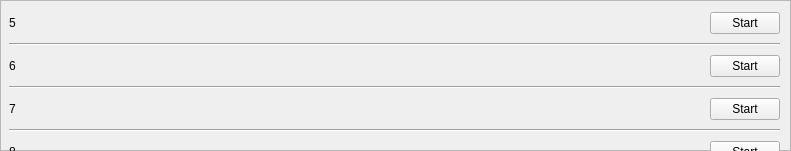
     <widget class="QFrame" name="frame">
      <property name="geometry">
       <rect>
        <x>10</x>
        <y>200</y>
        <width>791</width>
        <height>151</height>
       </rect>
      </property>
      <property name="frameShape">
       <enum>QFrame::StyledPanel</enum>
      </property>
      <property name="frameShadow">
       <enum>QFrame::Raised</enum>
      </property>
      <widget class="QWidget" name="verticalLayoutWidget_2">
       <property name="geometry">
        <rect>
         <x>9</x>
         <y>9</y>
         <width>771</width>
         <height>163</height>
        </rect>
       </property>
       <layout class="QVBoxLayout" name="radioStatusVLayout_2">
        <item>
         <layout class="QHBoxLayout" name="horizontalLayout_8">
          <item>
           <widget class="QLabel" name="label_119">
            <property name="sizePolicy">
             <sizepolicy hsizetype="Fixed" vsizetype="Preferred">
              <horstretch>0</horstretch>
              <verstretch>0</verstretch>
             </sizepolicy>
            </property>
            <property name="minimumSize">
             <size>
              <width>40</width>
              <height>0</height>
             </size>
            </property>
            <property name="maximumSize">
             <size>
              <width>40</width>
              <height>16777215</height>
             </size>
            </property>
            <property name="text">
             <string>5</string>
            </property>
           </widget>
          </item>
          <item>
           <widget class="QLabel" name="radioNameLabel_5">
            <property name="text">
             <string/>
            </property>
           </widget>
          </item>
          <item>
           <widget class="QLabel" name="radioFreqLabel_5">
            <property name="sizePolicy">
             <sizepolicy hsizetype="Fixed" vsizetype="Preferred">
              <horstretch>0</horstretch>
              <verstretch>0</verstretch>
             </sizepolicy>
            </property>
            <property name="minimumSize">
             <size>
              <width>100</width>
              <height>0</height>
             </size>
            </property>
            <property name="maximumSize">
             <size>
              <width>100</width>
              <height>16777215</height>
             </size>
            </property>
            <property name="text">
             <string/>
            </property>
            <property name="alignment">
             <set>Qt::AlignRight|Qt::AlignTrailing|Qt::AlignVCenter</set>
            </property>
           </widget>
          </item>
          <item>
           <widget class="QLabel" name="radioBandLabel_5">
            <property name="sizePolicy">
             <sizepolicy hsizetype="Fixed" vsizetype="Preferred">
              <horstretch>0</horstretch>
              <verstretch>0</verstretch>
             </sizepolicy>
            </property>
            <property name="minimumSize">
             <size>
              <width>80</width>
              <height>0</height>
             </size>
            </property>
            <property name="maximumSize">
             <size>
              <width>80</width>
              <height>16777215</height>
             </size>
            </property>
            <property name="text">
             <string/>
            </property>
            <property name="alignment">
             <set>Qt::AlignRight|Qt::AlignTrailing|Qt::AlignVCenter</set>
            </property>
           </widget>
          </item>
          <item>
           <widget class="QLabel" name="radioPttLabel_5">
            <property name="sizePolicy">
             <sizepolicy hsizetype="Fixed" vsizetype="Preferred">
              <horstretch>0</horstretch>
              <verstretch>0</verstretch>
             </sizepolicy>
            </property>
            <property name="minimumSize">
             <size>
              <width>40</width>
              <height>0</height>
             </size>
            </property>
            <property name="maximumSize">
             <size>
              <width>40</width>
              <height>16777215</height>
             </size>
            </property>
            <property name="text">
             <string/>
            </property>
            <property name="alignment">
             <set>Qt::AlignCenter</set>
            </property>
           </widget>
          </item>
          <item>
           <widget class="QLabel" name="radioGroupLabel_5">
            <property name="sizePolicy">
             <sizepolicy hsizetype="Fixed" vsizetype="Preferred">
              <horstretch>0</horstretch>
              <verstretch>0</verstretch>
             </sizepolicy>
            </property>
            <property name="minimumSize">
             <size>
              <width>100</width>
              <height>0</height>
             </size>
            </property>
            <property name="maximumSize">
             <size>
              <width>100</width>
              <height>16777215</height>
             </size>
            </property>
            <property name="text">
             <string/>
            </property>
           </widget>
          </item>
          <item>
           <widget class="QLabel" name="radioAntennaLabel_5">
            <property name="sizePolicy">
             <sizepolicy hsizetype="Fixed" vsizetype="Preferred">
              <horstretch>0</horstretch>
              <verstretch>0</verstretch>
             </sizepolicy>
            </property>
            <property name="minimumSize">
             <size>
              <width>100</width>
              <height>0</height>
             </size>
            </property>
            <property name="maximumSize">
             <size>
              <width>100</width>
              <height>16777215</height>
             </size>
            </property>
            <property name="text">
             <string/>
            </property>
           </widget>
          </item>
          <item>
           <widget class="QLabel" name="clientsLabel_5">
            <property name="minimumSize">
             <size>
              <width>70</width>
              <height>0</height>
             </size>
            </property>
            <property name="maximumSize">
             <size>
              <width>70</width>
              <height>16777215</height>
             </size>
            </property>
            <property name="text">
             <string/>
            </property>
            <property name="alignment">
             <set>Qt::AlignCenter</set>
            </property>
           </widget>
          </item>
          <item>
           <widget class="QPushButton" name="radioCatButton_5">
            <property name="sizePolicy">
             <sizepolicy hsizetype="Fixed" vsizetype="Fixed">
              <horstretch>0</horstretch>
              <verstretch>0</verstretch>
             </sizepolicy>
            </property>
            <property name="minimumSize">
             <size>
              <width>70</width>
              <height>0</height>
             </size>
            </property>
            <property name="maximumSize">
             <size>
              <width>70</width>
              <height>16777215</height>
             </size>
            </property>
            <property name="text">
             <string>Start</string>
            </property>
           </widget>
          </item>
         </layout>
        </item>
        <item>
         <widget class="Line" name="line_5">
          <property name="orientation">
           <enum>Qt::Horizontal</enum>
          </property>
         </widget>
        </item>
        <item>
         <layout class="QHBoxLayout" name="horizontalLayout_7">
          <item>
           <widget class="QLabel" name="label_139">
            <property name="sizePolicy">
             <sizepolicy hsizetype="Fixed" vsizetype="Preferred">
              <horstretch>0</horstretch>
              <verstretch>0</verstretch>
             </sizepolicy>
            </property>
            <property name="minimumSize">
             <size>
              <width>40</width>
              <height>0</height>
             </size>
            </property>
            <property name="maximumSize">
             <size>
              <width>40</width>
              <height>16777215</height>
             </size>
            </property>
            <property name="text">
             <string>6</string>
            </property>
           </widget>
          </item>
          <item>
           <widget class="QLabel" name="radioNameLabel_6">
            <property name="text">
             <string/>
            </property>
           </widget>
          </item>
          <item>
           <widget class="QLabel" name="radioFreqLabel_6">
            <property name="sizePolicy">
             <sizepolicy hsizetype="Fixed" vsizetype="Preferred">
              <horstretch>0</horstretch>
              <verstretch>0</verstretch>
             </sizepolicy>
            </property>
            <property name="minimumSize">
             <size>
              <width>100</width>
              <height>0</height>
             </size>
            </property>
            <property name="maximumSize">
             <size>
              <width>100</width>
              <height>16777215</height>
             </size>
            </property>
            <property name="text">
             <string/>
            </property>
            <property name="alignment">
             <set>Qt::AlignRight|Qt::AlignTrailing|Qt::AlignVCenter</set>
            </property>
           </widget>
          </item>
          <item>
           <widget class="QLabel" name="radioBandLabel_6">
            <property name="sizePolicy">
             <sizepolicy hsizetype="Fixed" vsizetype="Preferred">
              <horstretch>0</horstretch>
              <verstretch>0</verstretch>
             </sizepolicy>
            </property>
            <property name="minimumSize">
             <size>
              <width>80</width>
              <height>0</height>
             </size>
            </property>
            <property name="maximumSize">
             <size>
              <width>80</width>
              <height>16777215</height>
             </size>
            </property>
            <property name="text">
             <string/>
            </property>
            <property name="alignment">
             <set>Qt::AlignRight|Qt::AlignTrailing|Qt::AlignVCenter</set>
            </property>
           </widget>
          </item>
          <item>
           <widget class="QLabel" name="radioPttLabel_6">
            <property name="sizePolicy">
             <sizepolicy hsizetype="Fixed" vsizetype="Preferred">
              <horstretch>0</horstretch>
              <verstretch>0</verstretch>
             </sizepolicy>
            </property>
            <property name="minimumSize">
             <size>
              <width>40</width>
              <height>0</height>
             </size>
            </property>
            <property name="maximumSize">
             <size>
              <width>40</width>
              <height>16777215</height>
             </size>
            </property>
            <property name="text">
             <string/>
            </property>
            <property name="alignment">
             <set>Qt::AlignCenter</set>
            </property>
           </widget>
          </item>
          <item>
           <widget class="QLabel" name="radioGroupLabel_6">
            <property name="sizePolicy">
             <sizepolicy hsizetype="Fixed" vsizetype="Preferred">
              <horstretch>0</horstretch>
              <verstretch>0</verstretch>
             </sizepolicy>
            </property>
            <property name="minimumSize">
             <size>
              <width>100</width>
              <height>0</height>
             </size>
            </property>
            <property name="maximumSize">
             <size>
              <width>100</width>
              <height>16777215</height>
             </size>
            </property>
            <property name="text">
             <string/>
            </property>
           </widget>
          </item>
          <item>
           <widget class="QLabel" name="radioAntennaLabel_6">
            <property name="sizePolicy">
             <sizepolicy hsizetype="Fixed" vsizetype="Preferred">
              <horstretch>0</horstretch>
              <verstretch>0</verstretch>
             </sizepolicy>
            </property>
            <property name="minimumSize">
             <size>
              <width>100</width>
              <height>0</height>
             </size>
            </property>
            <property name="maximumSize">
             <size>
              <width>100</width>
              <height>16777215</height>
             </size>
            </property>
            <property name="text">
             <string/>
            </property>
           </widget>
          </item>
          <item>
           <widget class="QLabel" name="clientsLabel_6">
            <property name="minimumSize">
             <size>
              <width>70</width>
              <height>0</height>
             </size>
            </property>
            <property name="maximumSize">
             <size>
              <width>70</width>
              <height>16777215</height>
             </size>
            </property>
            <property name="text">
             <string/>
            </property>
            <property name="alignment">
             <set>Qt::AlignCenter</set>
            </property>
           </widget>
          </item>
          <item>
           <widget class="QPushButton" name="radioCatButton_6">
            <property name="sizePolicy">
             <sizepolicy hsizetype="Fixed" vsizetype="Fixed">
              <horstretch>0</horstretch>
              <verstretch>0</verstretch>
             </sizepolicy>
            </property>
            <property name="minimumSize">
             <size>
              <width>70</width>
              <height>0</height>
             </size>
            </property>
            <property name="maximumSize">
             <size>
              <width>70</width>
              <height>16777215</height>
             </size>
            </property>
            <property name="text">
             <string>Start</string>
            </property>
           </widget>
          </item>
         </layout>
        </item>
        <item>
         <widget class="Line" name="line_6">
          <property name="orientation">
           <enum>Qt::Horizontal</enum>
          </property>
         </widget>
        </item>
        <item>
         <layout class="QHBoxLayout" name="horizontalLayout_9">
          <item>
           <widget class="QLabel" name="label_159">
            <property name="sizePolicy">
             <sizepolicy hsizetype="Fixed" vsizetype="Preferred">
              <horstretch>0</horstretch>
              <verstretch>0</verstretch>
             </sizepolicy>
            </property>
            <property name="minimumSize">
             <size>
              <width>40</width>
              <height>0</height>
             </size>
            </property>
            <property name="maximumSize">
             <size>
              <width>40</width>
              <height>16777215</height>
             </size>
            </property>
            <property name="text">
             <string>7</string>
            </property>
           </widget>
          </item>
          <item>
           <widget class="QLabel" name="radioNameLabel_7">
            <property name="text">
             <string/>
            </property>
           </widget>
          </item>
          <item>
           <widget class="QLabel" name="radioFreqLabel_7">
            <property name="sizePolicy">
             <sizepolicy hsizetype="Fixed" vsizetype="Preferred">
              <horstretch>0</horstretch>
              <verstretch>0</verstretch>
             </sizepolicy>
            </property>
            <property name="minimumSize">
             <size>
              <width>100</width>
              <height>0</height>
             </size>
            </property>
            <property name="maximumSize">
             <size>
              <width>100</width>
              <height>16777215</height>
             </size>
            </property>
            <property name="text">
             <string/>
            </property>
            <property name="alignment">
             <set>Qt::AlignRight|Qt::AlignTrailing|Qt::AlignVCenter</set>
            </property>
           </widget>
          </item>
          <item>
           <widget class="QLabel" name="radioBandLabel_7">
            <property name="sizePolicy">
             <sizepolicy hsizetype="Fixed" vsizetype="Preferred">
              <horstretch>0</horstretch>
              <verstretch>0</verstretch>
             </sizepolicy>
            </property>
            <property name="minimumSize">
             <size>
              <width>80</width>
              <height>0</height>
             </size>
            </property>
            <property name="maximumSize">
             <size>
              <width>80</width>
              <height>16777215</height>
             </size>
            </property>
            <property name="text">
             <string/>
            </property>
            <property name="alignment">
             <set>Qt::AlignRight|Qt::AlignTrailing|Qt::AlignVCenter</set>
            </property>
           </widget>
          </item>
          <item>
           <widget class="QLabel" name="radioPttLabel_7">
            <property name="sizePolicy">
             <sizepolicy hsizetype="Fixed" vsizetype="Preferred">
              <horstretch>0</horstretch>
              <verstretch>0</verstretch>
             </sizepolicy>
            </property>
            <property name="minimumSize">
             <size>
              <width>40</width>
              <height>0</height>
             </size>
            </property>
            <property name="maximumSize">
             <size>
              <width>40</width>
              <height>16777215</height>
             </size>
            </property>
            <property name="text">
             <string/>
            </property>
            <property name="alignment">
             <set>Qt::AlignCenter</set>
            </property>
           </widget>
          </item>
          <item>
           <widget class="QLabel" name="radioGroupLabel_7">
            <property name="sizePolicy">
             <sizepolicy hsizetype="Fixed" vsizetype="Preferred">
              <horstretch>0</horstretch>
              <verstretch>0</verstretch>
             </sizepolicy>
            </property>
            <property name="minimumSize">
             <size>
              <width>100</width>
              <height>0</height>
             </size>
            </property>
            <property name="maximumSize">
             <size>
              <width>100</width>
              <height>16777215</height>
             </size>
            </property>
            <property name="text">
             <string/>
            </property>
           </widget>
          </item>
          <item>
           <widget class="QLabel" name="radioAntennaLabel_7">
            <property name="sizePolicy">
             <sizepolicy hsizetype="Fixed" vsizetype="Preferred">
              <horstretch>0</horstretch>
              <verstretch>0</verstretch>
             </sizepolicy>
            </property>
            <property name="minimumSize">
             <size>
              <width>100</width>
              <height>0</height>
             </size>
            </property>
            <property name="maximumSize">
             <size>
              <width>100</width>
              <height>16777215</height>
             </size>
            </property>
            <property name="text">
             <string/>
            </property>
           </widget>
          </item>
          <item>
           <widget class="QLabel" name="clientsLabel_7">
            <property name="minimumSize">
             <size>
              <width>70</width>
              <height>0</height>
             </size>
            </property>
            <property name="maximumSize">
             <size>
              <width>70</width>
              <height>16777215</height>
             </size>
            </property>
            <property name="text">
             <string/>
            </property>
            <property name="alignment">
             <set>Qt::AlignCenter</set>
            </property>
           </widget>
          </item>
          <item>
           <widget class="QPushButton" name="radioCatButton_7">
            <property name="sizePolicy">
             <sizepolicy hsizetype="Fixed" vsizetype="Fixed">
              <horstretch>0</horstretch>
              <verstretch>0</verstretch>
             </sizepolicy>
            </property>
            <property name="minimumSize">
             <size>
              <width>70</width>
              <height>0</height>
             </size>
            </property>
            <property name="maximumSize">
             <size>
              <width>70</width>
              <height>16777215</height>
             </size>
            </property>
            <property name="text">
             <string>Start</string>
            </property>
           </widget>
          </item>
         </layout>
        </item>
        <item>
         <widget class="Line" name="line_7">
          <property name="orientation">
           <enum>Qt::Horizontal</enum>
          </property>
         </widget>
        </item>
        <item>
         <layout class="QHBoxLayout" name="horizontalLayout_6">
          <item>
           <widget class="QLabel" name="label_160">
            <property name="sizePolicy">
             <sizepolicy hsizetype="Fixed" vsizetype="Preferred">
              <horstretch>0</horstretch>
              <verstretch>0</verstretch>
             </sizepolicy>
            </property>
            <property name="minimumSize">
             <size>
              <width>40</width>
              <height>0</height>
             </size>
            </property>
            <property name="maximumSize">
             <size>
              <width>40</width>
              <height>16777215</height>
             </size>
            </property>
            <property name="text">
             <string>8</string>
            </property>
           </widget>
          </item>
          <item>
           <widget class="QLabel" name="radioNameLabel_8">
            <property name="text">
             <string/>
            </property>
           </widget>
          </item>
          <item>
           <widget class="QLabel" name="radioFreqLabel_8">
            <property name="sizePolicy">
             <sizepolicy hsizetype="Fixed" vsizetype="Preferred">
              <horstretch>0</horstretch>
              <verstretch>0</verstretch>
             </sizepolicy>
            </property>
            <property name="minimumSize">
             <size>
              <width>100</width>
              <height>0</height>
             </size>
            </property>
            <property name="maximumSize">
             <size>
              <width>100</width>
              <height>16777215</height>
             </size>
            </property>
            <property name="text">
             <string/>
            </property>
            <property name="alignment">
             <set>Qt::AlignRight|Qt::AlignTrailing|Qt::AlignVCenter</set>
            </property>
           </widget>
          </item>
          <item>
           <widget class="QLabel" name="radioBandLabel_8">
            <property name="sizePolicy">
             <sizepolicy hsizetype="Fixed" vsizetype="Preferred">
              <horstretch>0</horstretch>
              <verstretch>0</verstretch>
             </sizepolicy>
            </property>
            <property name="minimumSize">
             <size>
              <width>80</width>
              <height>0</height>
             </size>
            </property>
            <property name="maximumSize">
             <size>
              <width>80</width>
              <height>16777215</height>
             </size>
            </property>
            <property name="text">
             <string/>
            </property>
            <property name="alignment">
             <set>Qt::AlignRight|Qt::AlignTrailing|Qt::AlignVCenter</set>
            </property>
           </widget>
          </item>
          <item>
           <widget class="QLabel" name="radioPttLabel_8">
            <property name="sizePolicy">
             <sizepolicy hsizetype="Fixed" vsizetype="Preferred">
              <horstretch>0</horstretch>
              <verstretch>0</verstretch>
             </sizepolicy>
            </property>
            <property name="minimumSize">
             <size>
              <width>40</width>
              <height>0</height>
             </size>
            </property>
            <property name="maximumSize">
             <size>
              <width>40</width>
              <height>16777215</height>
             </size>
            </property>
            <property name="text">
             <string/>
            </property>
            <property name="alignment">
             <set>Qt::AlignCenter</set>
            </property>
           </widget>
          </item>
          <item>
           <widget class="QLabel" name="radioGroupLabel_8">
            <property name="sizePolicy">
             <sizepolicy hsizetype="Fixed" vsizetype="Preferred">
              <horstretch>0</horstretch>
              <verstretch>0</verstretch>
             </sizepolicy>
            </property>
            <property name="minimumSize">
             <size>
              <width>100</width>
              <height>0</height>
             </size>
            </property>
            <property name="maximumSize">
             <size>
              <width>100</width>
              <height>16777215</height>
             </size>
            </property>
            <property name="text">
             <string/>
            </property>
           </widget>
          </item>
          <item>
           <widget class="QLabel" name="radioAntennaLabel_8">
            <property name="sizePolicy">
             <sizepolicy hsizetype="Fixed" vsizetype="Preferred">
              <horstretch>0</horstretch>
              <verstretch>0</verstretch>
             </sizepolicy>
            </property>
            <property name="minimumSize">
             <size>
              <width>100</width>
              <height>0</height>
             </size>
            </property>
            <property name="maximumSize">
             <size>
              <width>100</width>
              <height>16777215</height>
             </size>
            </property>
            <property name="text">
             <string/>
            </property>
           </widget>
          </item>
          <item>
           <widget class="QLabel" name="clientsLabel_8">
            <property name="minimumSize">
             <size>
              <width>70</width>
              <height>0</height>
             </size>
            </property>
            <property name="maximumSize">
             <size>
              <width>70</width>
              <height>16777215</height>
             </size>
            </property>
            <property name="text">
             <string/>
            </property>
            <property name="alignment">
             <set>Qt::AlignCenter</set>
            </property>
           </widget>
          </item>
          <item>
           <widget class="QPushButton" name="radioCatButton_8">
            <property name="sizePolicy">
             <sizepolicy hsizetype="Fixed" vsizetype="Fixed">
              <horstretch>0</horstretch>
              <verstretch>0</verstretch>
             </sizepolicy>
            </property>
            <property name="minimumSize">
             <size>
              <width>70</width>
              <height>0</height>
             </size>
            </property>
            <property name="maximumSize">
             <size>
              <width>70</width>
              <height>16777215</height>
             </size>
            </property>
            <property name="text">
             <string>Start</string>
            </property>
           </widget>
          </item>
         </layout>
        </item>
       </layout>
      </widget>
     </widget>
